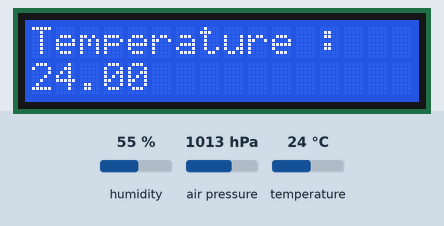
Simulated run of this program. Board: ESP32. Parts: 16×2 character LCD. The test bench sets the inputs (shaded band); at power-on: temperature 24 °C, humidity 55 %, air pressure 1013 hPa. WiFi joins after 1.5 s; servers stay silent unless stated; no MQTT or app messages arrive unless stated; what the program prints to the serial monitor is not drawn.

Above: at 2.9 s.
3.0 s: temperature set to 12 °C
At 14.0 s:
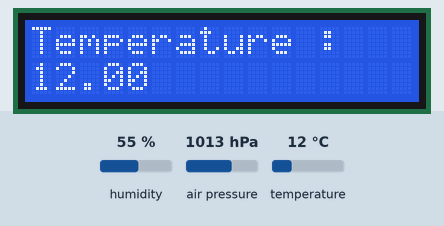
14.3 s: temperature set to 19 °C
At 24.5 s:
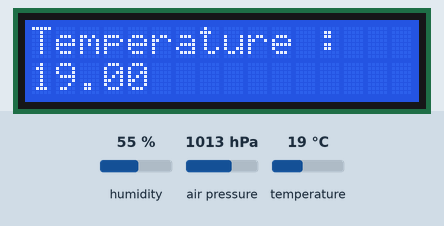
25.3 s: temperature set to 28 °C
At 36.2 s:
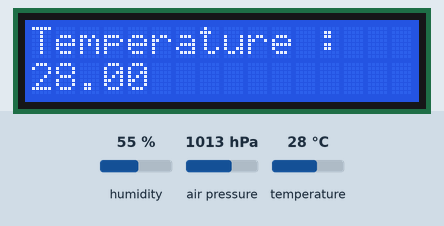
Timing chart, 0 to 37.7 s (numbered marks = the images above; inputs shaded):
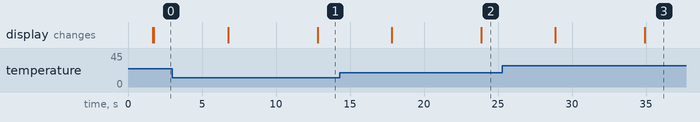

The program:

main.cpp
```cpp
#include <Arduino.h>
//#include <WiFi.h>
//#include <HTTPClient.h>
#include <Adafruit_BME280.h>
#include <Adafruit_Sensor.h>
#include <SPI.h>
#include <Wire.h>
#include <PubSubClient.h>
#include <LiquidCrystal_I2C.h>
#include <WiFiManager.h>
#include "AffichageBME.h"
#include "LCD1602.h"
#include <ArduinoJson.h>


WiFiManager wm;
bool resultat;
#define TESTADRESSES
#define TESTBME280
void testerAdresses();
Adafruit_BME280 bme;
AffichageBME BME(bme);
unsigned long delayTime = 5000;
float humidite;
float temperature;
float pression;
float altitude;
#define mqtt_server "192.168.23.196"
#define mqtt_server "192.168.1.133"
#define mqtt_port "1883"
#define mqtt_user "station_meteo_01"
#define mqtt_pass "qwerty123."
WiFiClient espClient;
PubSubClient client(espClient);
#define mqttHumidite "/stationMeteo/humidite"
#define mqttTemperature "/stationMeteo/temperature"
#define mqttPression "/stationMeteo/pression"
#define mqttAltitude "/stationMeteo/altitude"
LiquidCrystal_I2C lcd(0x27, 16, 2);
LCD1602 LCD(lcd);
bool shouldSaveConfig = false;
void saveConfigCallback () {  Serial.println("Should save config");  shouldSaveConfig = true; }
void saveParamsCallback ();
char const* SSIDPortail = "ConfigurationESP32";
char const* motPasseAPPortail = "Bonjour123";
IPAddress adresseIPPortail(192, 168, 23, 1);
IPAddress passerellePortail(192, 168, 23, 1);
IPAddress masqueReseauPortail(255, 255, 255, 0);
WiFiManagerParameter custom_mqtt_server("server","mqtt server","mqtt_server", 40);
WiFiManagerParameter custom_mqtt_port("port", "mqtt port", "mqtt_port", 6);
WiFiManagerParameter custom_mqtt_user("user", "mqtt user", "mqtt_user", 20);
WiFiManagerParameter custom_mqtt_pass("pass", "mqtt pass", "mqtt_pass", 20);
void DeserialiserJSON(const char* fichierConfiguration ,const char*p_mqttserver ,const char* p_port ,const char* p_user ,const char* p_password);
void SerialiserJSON(const char*p_mqttserver ,const char* p_port ,const char* p_user ,const char* p_password);
void GestionDuTemps(unsigned long tempsAccorder );

void setup()
{
lcd.init();
lcd.backlight();
LCD.definirPositionCurseur(0, 0);
LCD.afficher("Station Meteo");
Serial.begin(115200);
wm.setDebugOutput(true);
wm.setAPCallback([](WiFiManager* p_wiFiManager) {
    Serial.println("Connexion au réseau WiFi échouée, on lance le portail !"); });
wm.setConfigPortalTimeout(180);
wm.setSaveParamsCallback([&custom_mqtt_server,&custom_mqtt_port,&custom_mqtt_user,&custom_mqtt_pass]() {
    strcpy(mqtt_server, custom_mqtt_server.getValue());
    strcpy(mqtt_port, custom_mqtt_port.getValue());
    strcpy(mqtt_user, custom_mqtt_user.getValue());
    strcpy(mqtt_pass, custom_mqtt_pass.getValue());

  });
wm.setSaveConfigCallback(saveConfigCallback);
wm.addParameter(&custom_mqtt_server);
wm.addParameter(&custom_mqtt_port);
wm.addParameter(&custom_mqtt_user);
wm.addParameter(&custom_mqtt_pass);
wm.setAPStaticIPConfig(adresseIPPortail, passerellePortail,masqueReseauPortail);
wm.setParamsPage(true);
//wm.erase();
 wm.autoConnect(SSIDPortail, motPasseAPPortail);
  if (WiFi.isConnected()) {
    Serial.println("Connecté au réseau : " + WiFi.SSID() + " avec l'adresse : " + WiFi.localIP().toString());
    LCD.definirPositionCurseur(0, 1);
    LCD.afficher("Connexion reussie");
if (shouldSaveConfig) {
  SerialiserJSON(mqtt_server ,mqtt_port ,mqtt_user ,mqtt_pass);
    }
  }
unsigned status = BME.m_bme.begin(0x76);
 if (!status)
  {
    Serial.println(
        "Could not find a valid BME280 sensor, check wiring, address, sensor "
        "ID!");
  }
  Serial.println();
  client.setServer(mqtt_server, 1883);
  while (!client.connected())
  {
    Serial.print("Attempting MQTT connection...");
    if (client.connect("arduinoClient", "station_meteo_01", "qwerty123."))
    {
      Serial.println("connected");
      client.publish("outTopic", "hello world");
    }
    else
    {
      Serial.print("failed, rc=");
      Serial.print(client.state());
      Serial.println(" try again in 5 seconds");
      GestionDuTemps(5000);
    }
  }
}

void loop()
{

#ifdef TESTADRESSES
  testerAdresses();
#endif

#ifdef TESTBME280

  temperature = BME.lireTemperature();
  humidite = BME.lireHumidite();
  pression = BME.lirePression();
  altitude = BME.lireAltitude();
LCD.effacer();
LCD.afficher("Temperature :");
LCD.definirPositionCurseur(0, 1);
LCD.afficher(String(temperature).c_str());
GestionDuTemps(delayTime);
LCD.effacer();
LCD.afficher("Humidite :");
LCD.definirPositionCurseur(0, 1);
LCD.afficher(String(humidite).c_str());
#endif
  GestionDuTemps(delayTime);
  client.publish(mqttHumidite, String(humidite).c_str(), true);
  client.publish(mqttTemperature, String(temperature).c_str(), true);
  client.publish(mqttPression, String(pression).c_str(), true);
  client.publish(mqttAltitude, String(altitude).c_str(), true);
  GestionDuTemps(1000);
}

void testerAdresses()
{
  byte error, address;
  int nDevices;
  Serial.println("Scanning...");
  nDevices = 0;
  for (address = 1; address < 127; address++)
  {
    Wire.beginTransmission(address);
    error = Wire.endTransmission();
    if (error == 0)
    {
      Serial.print("I2C device found at address 0x");
      if (address < 16)
        Serial.print("0");
      Serial.print(address, HEX);
      Serial.println("  !");
      nDevices++;
    }
    else if (error == 4)
    {
      Serial.print("Unknown error at address 0x");
      if (address < 16)
        Serial.print("0");
      Serial.println(address, HEX);
    }
  }
  if (nDevices == 0)
  {
    Serial.println("No I2C devices found\n");
  }
  else
  {
    Serial.println("done\n");
  }
}

void DeserialiserJSON(const char* fichierConfiguration ,const char*p_mqttserver ,const char* p_port ,const char* p_user ,const char* p_password) {
  DynamicJsonDocument doc(1024);
  DeserializationError error = deserializeJson(doc,fichierConfiguration);

  if (error) {
    Serial.print(F("deserializeJson() failed: "));
    Serial.println(error.f_str());
    return;
  }
  JsonObject configuration = doc["configuration"];
  p_mqttserver =configuration["mqtt_server"] ;
  p_port =configuration["mqtt_port"];
  p_user= configuration["mqtt_user"] ;
  p_password=  configuration["mqtt_pass"] ;

}
void SerialiserJSON(const char*p_mqttserver ,const char* p_port ,const char* p_user ,const char* p_password){
DynamicJsonDocument doc(1024);
    JsonObject configuration = doc.createNestedObject("configuration");
    configuration["mqtt_server"] = mqtt_server;
    configuration["mqtt_port"] = mqtt_port;
    configuration["mqtt_user"] = mqtt_user;
    configuration["mqtt_pass"] = mqtt_pass;
    char fichierDeConfiguration[1024];
   serializeJson(doc, fichierDeConfiguration);
   Serial.println(fichierDeConfiguration);
}
void GestionDuTemps(unsigned long tempsAccorder ) {
   unsigned long tempsActuel=millis();
   unsigned long compteurDuTemps=0;
   while (compteurDuTemps<tempsAccorder){
   compteurDuTemps=millis()-tempsActuel;
  }
}
```

AffichageBME.h
```cpp
#pragma once
#include <Arduino.h>
#include <Adafruit_BME280.h>
#include <Adafruit_Sensor.h>


class AffichageBME
{
public:
    AffichageBME(Adafruit_BME280 &p_bme);
     float lireTemperature()  ;
     float lireHumidite()  ;
     float lirePression() ;
     float lireAltitude() ;

public:
    Adafruit_BME280 &m_bme;
};
```

AffichageBME.cpp
```cpp
#include "AffichageBME.h"
#include <Arduino.h>
#include <Adafruit_BME280.h>
#include <Adafruit_Sensor.h>

AffichageBME::AffichageBME(Adafruit_BME280 &p_bme)
    : m_bme(p_bme)
{
   ;
}

float AffichageBME::lireTemperature()
{
   return this->m_bme.readTemperature();
}

float AffichageBME::lireHumidite()
{
   return this->m_bme.readHumidity();
}

float AffichageBME::lirePression()
{
   return this->m_bme.readPressure() / 100.0F;
}

float AffichageBME::lireAltitude()
{
   float SEALEVELPRESSURE_HPA = 1013.25;

   return this->m_bme.readAltitude(SEALEVELPRESSURE_HPA);
}
```

LCD1602.h
```cpp
#pragma once
#include <Arduino.h>

#include <LiquidCrystal_I2C.h>

class LCD1602 {
 public:
  LCD1602 (LiquidCrystal_I2C &p_lcd);
  void definirPositionCurseur(int p_colonne, int p_ligne) const;
  void afficher(const String& p_texte) const;
  void effacer() const;

 private:
  LiquidCrystal_I2C &m_lcd;
};
```

LCD1602.cpp
```cpp
#include "LCD1602.h"

#include <LiquidCrystal_I2C.h>

LCD1602::LCD1602(LiquidCrystal_I2C &p_lcd) : m_lcd(p_lcd)
{

   // On pourrait passer l'adresse par paramètres
   this->m_lcd.init();
   this->m_lcd.backlight();
}

void LCD1602::definirPositionCurseur(int p_colonne, int p_ligne) const
{
   this->m_lcd.setCursor(p_colonne, p_ligne);
}

void LCD1602::afficher(const String &p_texte) const
{
   this->m_lcd.print(p_texte);
}

void LCD1602::effacer() const { this->m_lcd.clear(); }
```

Measured:
- after the input at 3.0 s, the display: first differs from a run without the input after 9.8 s (image 1)
- after the input at 14.3 s, the display: first differs from a run without the input after 9.6 s (image 2)
- after the input at 25.3 s, the display: first differs from a run without the input after 9.6 s (image 3)
